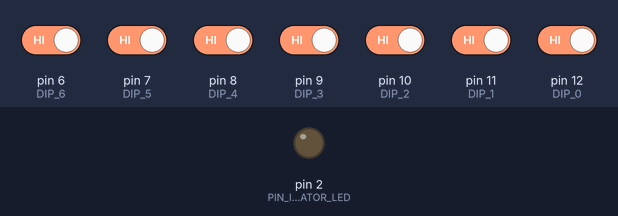
A sketch run on a simulated Arduino Uno, built with avr-gcc and run on an emulated ATmega328P. On the bench: output pins drawn as LEDs (lit = HIGH). The test bench sets the inputs (shaded band); at power-on: pin 6 (DIP_6), pin 7 (DIP_5), pin 8 (DIP_4), pin 9 (DIP_3), pin 10 (DIP_2), pin 11 (DIP_1), pin 12 (DIP_0) HIGH. What the sketch prints to the serial monitor is not drawn.

Above: at 12.0 s.
12.1 s: pin 9 (DIP_3) driven LOW
At 16.32 s:
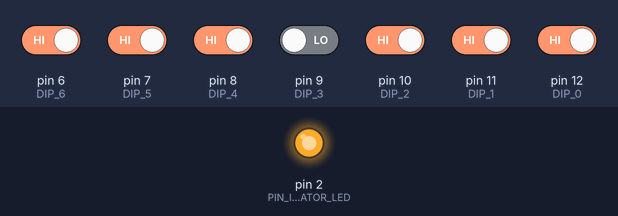
Timing chart, 0 to 24.4 s (numbered marks = the images above; inputs shaded):
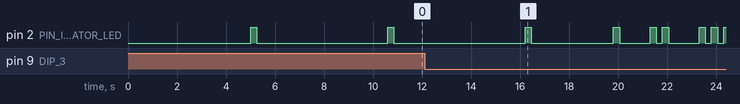

The sketch:

dip.ino
```cpp
#define DIP_0 12
#define DIP_1 11
#define DIP_2 10
#define DIP_3 9
#define DIP_4 8
#define DIP_5 7
#define DIP_6 6
#define PIN_INDICATOR_LED 2

void setup() {
  Serial.begin(9600);
  while(!Serial);

  // put your setup code here, to run once:
pinMode(DIP_0, INPUT_PULLUP);
pinMode(DIP_1, INPUT_PULLUP);
pinMode(DIP_2, INPUT_PULLUP);
pinMode(DIP_3, INPUT_PULLUP);
pinMode(DIP_4, INPUT_PULLUP);
pinMode(DIP_5, INPUT_PULLUP);
pinMode(DIP_6, INPUT_PULLUP);
pinMode(PIN_INDICATOR_LED, OUTPUT);
digitalWrite(PIN_INDICATOR_LED,LOW);


}

uint32_t count = 0;
uint8_t indicator = 0;

void loop() {
  // put your main code here, to run repeatedly:


  uint8_t dip_0 = !digitalRead(DIP_0);
  uint8_t dip_1 = !digitalRead(DIP_1);
  uint8_t dip_2 = !digitalRead(DIP_2);
  uint8_t dip_3 = !digitalRead(DIP_3);
  uint8_t dip_4 = !digitalRead(DIP_4);
  uint8_t dip_5 = !digitalRead(DIP_5);
  uint8_t dip_6 = !digitalRead(DIP_6);

  uint8_t value = dip_0 + (dip_1 << 1) + (dip_2 << 2) + (dip_3 << 3) + (dip_4 << 4);
  uint8_t dmx_address = (value * 16) + 1;
  Serial.print(count); Serial.print(" ");
  Serial.print(dip_6);
  Serial.print(dip_5);
  Serial.print(dip_4);
  Serial.print(dip_3);
  Serial.print(dip_2);
  Serial.print(dip_1);
  Serial.print(dip_0);
  Serial.print(" value "); Serial.print(value);
  Serial.print(" dmx_address "); Serial.print(dmx_address);
  Serial.println("");

  uint8_t value1  = dmx_address;
  uint8_t digit_3 = value1 / 100;
  value1          = value1 - digit_3*100;
  uint8_t digit_2 = value1 / 10;
  value1          = value1 - digit_2*10;
  uint8_t digit_1 = value1;

  Serial.print(" digits "); Serial.print(digit_3);
  Serial.print(" "); Serial.print(digit_2);
  Serial.print(" "); Serial.print(digit_1);
  Serial.println("");

  digitalWrite(PIN_INDICATOR_LED,LOW);
  delay(3000);
  for( uint8_t i = 0; i < digit_3; i++ )
  {
    digitalWrite(PIN_INDICATOR_LED,HIGH);
    delay(250);
    digitalWrite(PIN_INDICATOR_LED,LOW);
    delay(250);
  }
  delay(1000);
  for( uint8_t i = 0; i < digit_2; i++ )
  {
    digitalWrite(PIN_INDICATOR_LED,HIGH);
    delay(250);
    digitalWrite(PIN_INDICATOR_LED,LOW);
    delay(250);
  }
  delay(1000);
  for( uint8_t i = 0; i < digit_1; i++ )
  {
    digitalWrite(PIN_INDICATOR_LED,HIGH);
    delay(250);
    digitalWrite(PIN_INDICATOR_LED,LOW);
    delay(250);
  }


  count++;

  delay(100);

}
```
